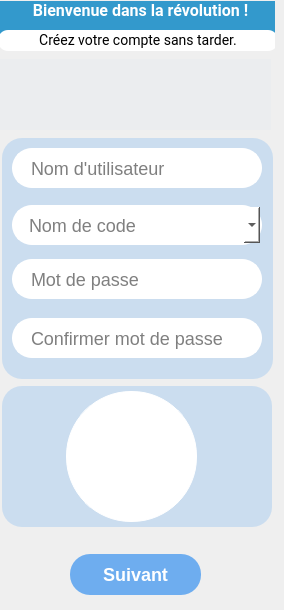
   <widget class="QWidget" name="page">
    <property name="styleSheet">
     <string notr="true"/>
    </property>
    <widget class="QFrame" name="central_signin">
     <property name="geometry">
      <rect>
       <x>0</x>
       <y>0</y>
       <width>275</width>
       <height>601</height>
      </rect>
     </property>
     <property name="minimumSize">
      <size>
       <width>275</width>
       <height>511</height>
      </size>
     </property>
     <property name="maximumSize">
      <size>
       <width>275</width>
       <height>16777215</height>
      </size>
     </property>
     <property name="styleSheet">
      <string notr="true"/>
     </property>
     <widget class="QLabel" name="create_account">
      <property name="geometry">
       <rect>
        <x>-2</x>
        <y>30</y>
        <width>280</width>
        <height>21</height>
       </rect>
      </property>
      <property name="styleSheet">
       <string notr="true">color: rgb(0, 0, 0);
background-color: rgb(255, 255, 255);font-size:14px; font-family:Roboto ;
border-radius:10px;</string>
      </property>
      <property name="text">
       <string>Créez votre compte sans tarder.</string>
      </property>
      <property name="alignment">
       <set>Qt::AlignCenter</set>
      </property>
     </widget>
     <widget class="QFrame" name="form">
      <property name="geometry">
       <rect>
        <x>2</x>
        <y>138</y>
        <width>271</width>
        <height>241</height>
       </rect>
      </property>
      <property name="styleSheet">
       <string notr="true">QFrame{
background-color: rgba(57, 146, 240, 50);
border-radius:20px;}</string>
      </property>
      <property name="frameShape">
       <enum>QFrame::StyledPanel</enum>
      </property>
      <property name="frameShadow">
       <enum>QFrame::Raised</enum>
      </property>
      <widget class="QLineEdit" name="user_name">
       <property name="geometry">
        <rect>
         <x>10</x>
         <y>10</y>
         <width>250</width>
         <height>40</height>
        </rect>
       </property>
       <property name="toolTip">
        <string>Saisissez votre nom d'utilisateur.</string>
       </property>
       <property name="styleSheet">
        <string notr="true">QLineEdit{
	border:2px solid; 
	border-radius:20px;
	font-size:18px;
	padding-left:15px;
	padding-right:15px; 
	border-color:#FFF; 
	background-color:#FFFFFF;}

QLineEdit:hover,  QLineEdit:focus{
	border-color: rgba(57, 146, 240, 180); 
}</string>
       </property>
       <property name="placeholderText">
        <string>Nom d'utilisateur</string>
       </property>
      </widget>
      <widget class="QComboBox" name="code">
       <property name="geometry">
        <rect>
         <x>10</x>
         <y>67</y>
         <width>250</width>
         <height>40</height>
        </rect>
       </property>
       <property name="toolTip">
        <string>Choisissez votre nom de code.
Ce nom doit être unique pour chaque compte.</string>
       </property>
       <property name="styleSheet">
        <string notr="true">QComboBox{
	border:2px solid #FFF; 
	border-radius:20px;
	font-size:18px;
	padding-left:15px;
	padding-right:15px; 
	background-color:#FFFFFF;
	color:#80000000;
}

QComboBox::drop-down{
	subcontrol-origin: padding;
	subcontrol-position: top right;
	width: 25px;
	border-left-width: 2px;
	border-left-style: solid;
	border-left-color: rgba(57, 146, 240, 180);
	border-top-right-radius: 2px;
	border-bottom-right-radius: 3px;
	background-image: url(:cils/cils/cil-arrow-bottom.png);
	background-position: center;
	background-repeat: no-reperat;
}

QComboBox:hover, QComboBox:focus{
	border-color: rgba(57, 146, 240, 180);
}

QComboBox QAbstractItemView {
	color:#000;
	background-color:#FFF;
	padding: 10px;
	selection-color:#3385CC;
	selection-background-color:#10000000;
}


/* SCROLL BAR */
            
QScrollBar:vertical{border: none;background: #CCDDFF;width: 10px; margin: 11px 0 11px 0; border-radius: 0px;}

QScrollBar::handle:vertical{background: #3385CC; min-height: 25px; border-radius: 5px;}

QScrollBar::add-line:vertical{border: none; background: #3385CC;height: 10px;
            border-bottom-left-radius: 5px; border-bottom-right-radius: 5px;
            subcontrol-position: bottom; subcontrol-origin: margin;}

QScrollBar::sub-line:vertical{border: none; background: #3385CC; height: 10px;
            border-top-left-radius: 5px; border-top-right-radius: 5px;
            subcontrol-position: top;subcontrol-origin: margin;}

QScrollBar::up-arrow:vertical, QScrollBar::down-arrow:vertical{background: none;}

QScrollBar::add-page:vertical, QScrollBar::sub-page:vertical {background: none;}</string>
       </property>
       <property name="currentText">
        <string>Nom de code</string>
       </property>
       <property name="currentIndex">
        <number>0</number>
       </property>
       <property name="maxVisibleItems">
        <number>4</number>
       </property>
       <property name="frame">
        <bool>false</bool>
       </property>
       <item>
        <property name="text">
         <string notr="true">Nom de code</string>
        </property>
       </item>
       <item>
        <property name="text">
         <string>Alpha</string>
        </property>
       </item>
       <item>
        <property name="text">
         <string>Bravo</string>
        </property>
       </item>
       <item>
        <property name="text">
         <string>Charlie</string>
        </property>
       </item>
       <item>
        <property name="text">
         <string>Delta</string>
        </property>
       </item>
       <item>
        <property name="text">
         <string>Echo</string>
        </property>
       </item>
       <item>
        <property name="text">
         <string>FoxTrot</string>
        </property>
       </item>
       <item>
        <property name="text">
         <string>Golf</string>
        </property>
       </item>
       <item>
        <property name="text">
         <string>Hotel</string>
        </property>
       </item>
       <item>
        <property name="text">
         <string>India</string>
        </property>
       </item>
       <item>
        <property name="text">
         <string>Juliet</string>
        </property>
       </item>
       <item>
        <property name="text">
         <string>Kilo</string>
        </property>
       </item>
       <item>
        <property name="text">
         <string>Lima</string>
        </property>
       </item>
       <item>
        <property name="text">
         <string>Mike</string>
        </property>
       </item>
       <item>
        <property name="text">
         <string>November</string>
        </property>
       </item>
       <item>
        <property name="text">
         <string>Oscar</string>
        </property>
       </item>
       <item>
        <property name="text">
         <string>Papa</string>
        </property>
       </item>
       <item>
        <property name="text">
         <string>Quebec</string>
        </property>
       </item>
       <item>
        <property name="text">
         <string>Romeo</string>
        </property>
       </item>
       <item>
        <property name="text">
         <string>Sierra</string>
        </property>
       </item>
       <item>
        <property name="text">
         <string>Tango</string>
        </property>
       </item>
       <item>
        <property name="text">
         <string>Uniform</string>
        </property>
       </item>
       <item>
        <property name="text">
         <string>Victor</string>
        </property>
       </item>
       <item>
        <property name="text">
         <string>Whisky</string>
        </property>
       </item>
       <item>
        <property name="text">
         <string>X-ray</string>
        </property>
       </item>
       <item>
        <property name="text">
         <string>Yankee</string>
        </property>
       </item>
       <item>
        <property name="text">
         <string>Zulu</string>
        </property>
       </item>
      </widget>
      <widget class="QLineEdit" name="passcode">
       <property name="geometry">
        <rect>
         <x>10</x>
         <y>121</y>
         <width>250</width>
         <height>40</height>
        </rect>
       </property>
       <property name="toolTip">
        <string>Saisissez votre mot de passe.
Utilisez un mot de passe facile à retenir.</string>
       </property>
       <property name="styleSheet">
        <string notr="true">QLineEdit{
	border:2px solid; 
	border-radius:20px;
	font-size:18px;
	padding-left:15px;
	padding-right:15px; 
	border-color:#FFF; 
	background-color:#FFFFFF;}

QLineEdit:hover,  QLineEdit:focus{
	border-color: rgba(57, 146, 240, 180); 
}</string>
       </property>
       <property name="echoMode">
        <enum>QLineEdit::PasswordEchoOnEdit</enum>
       </property>
       <property name="placeholderText">
        <string>Mot de passe</string>
       </property>
      </widget>
      <widget class="QLineEdit" name="passcode2">
       <property name="geometry">
        <rect>
         <x>10</x>
         <y>180</y>
         <width>250</width>
         <height>40</height>
        </rect>
       </property>
       <property name="toolTip">
        <string>Saisissez de nouveau votre mot de passe.</string>
       </property>
       <property name="styleSheet">
        <string notr="true">QLineEdit{
	border:2px solid; 
	border-radius:20px;
	font-size:18px;
	padding-left:15px;
	padding-right:15px; 
	border-color:#FFF; 
	background-color:#FFFFFF;}

QLineEdit:hover,  QLineEdit:focus{
	border-color: rgba(57, 146, 240, 180); 
}</string>
       </property>
       <property name="echoMode">
        <enum>QLineEdit::Password</enum>
       </property>
       <property name="placeholderText">
        <string>Confirmer mot de passe</string>
       </property>
      </widget>
      <zorder>code</zorder>
      <zorder>user_name</zorder>
      <zorder>passcode</zorder>
      <zorder>passcode2</zorder>
     </widget>
     <widget class="QLabel" name="logo">
      <property name="geometry">
       <rect>
        <x>0</x>
        <y>59</y>
        <width>271</width>
        <height>71</height>
       </rect>
      </property>
      <property name="styleSheet">
       <string notr="true">background-color: rgba(57, 146, 240, 5);
background-image: url(:/icons/icons/multilogo.png);
image:url(:/icons/icons/ARsoftlogo.png)</string>
      </property>
      <property name="text">
       <string/>
      </property>
     </widget>
     <widget class="QLabel" name="welcome">
      <property name="geometry">
       <rect>
        <x>0</x>
        <y>1</y>
        <width>281</width>
        <height>41</height>
       </rect>
      </property>
      <property name="styleSheet">
       <string notr="true">background-color: rgb(51, 153, 204);
color: rgb(255, 255, 255);font-size:16px; font-weight:bold; font-family:Roboto ;</string>
      </property>
      <property name="text">
       <string>Bienvenue dans la révolution !</string>
      </property>
      <property name="alignment">
       <set>Qt::AlignHCenter|Qt::AlignTop</set>
      </property>
     </widget>
     <widget class="QFrame" name="image_field">
      <property name="geometry">
       <rect>
        <x>2</x>
        <y>386</y>
        <width>270</width>
        <height>141</height>
       </rect>
      </property>
      <property name="styleSheet">
       <string notr="true">QFrame{
background-color: rgba(57, 146, 240, 50);
border-radius:20px;
}</string>
      </property>
      <property name="frameShape">
       <enum>QFrame::StyledPanel</enum>
      </property>
      <property name="frameShadow">
       <enum>QFrame::Raised</enum>
      </property>
      <widget class="QLabel" name="choose_profilepicture">
       <property name="geometry">
        <rect>
         <x>64</x>
         <y>5</y>
         <width>131</width>
         <height>131</height>
        </rect>
       </property>
       <property name="toolTip">
        <string>&lt;html&gt;&lt;head/&gt;&lt;body&gt;&lt;p&gt;Avatar (PRO)&lt;/p&gt;&lt;/body&gt;&lt;/html&gt;</string>
       </property>
       <property name="styleSheet">
        <string notr="true">QLabel{
	border:1px solid #FFF;
	border-radius:65px;
	font-size:12px;
	padding-left:15px;
	padding-right:15px; 
	background-color:#FFFFFF;
	background-image: url(:/cils/cils/cil-user.png);	
	background-position:center;
	background-repeat:no-repeat;

}

QLabel:hover,  QFrame:focus{
	border-color: rgba(57, 146, 240, 180); 
}</string>
       </property>
       <property name="scaledContents">
        <bool>true</bool>
       </property>
       <property name="alignment">
        <set>Qt::AlignBottom|Qt::AlignHCenter</set>
       </property>
      </widget>
     </widget>
     <widget class="QPushButton" name="next">
      <property name="geometry">
       <rect>
        <x>70</x>
        <y>554</y>
        <width>131</width>
        <height>41</height>
       </rect>
      </property>
      <property name="styleSheet">
       <string notr="true">QPushButton{
	border:none; 
	border-radius:20px; 
	font-size:18px; 
	font-weight:bold;
	padding-left:15px;
	padding-right:15px; 
	background-color:rgba(57, 146, 240, 180);
	color:#FFFFFF;
}

QPushButton:hover{
	border:2px solid rgba(57, 146, 240, 250); 
	font-weight:0;
	background-color:#FFFFFF;
	color:rgba(57, 146, 240, 250);
}</string>
      </property>
      <property name="text">
       <string>Suivant</string>
      </property>
     </widget>
     <zorder>logo</zorder>
     <zorder>form</zorder>
     <zorder>welcome</zorder>
     <zorder>create_account</zorder>
     <zorder>image_field</zorder>
     <zorder>next</zorder>
    </widget>
   </widget>
